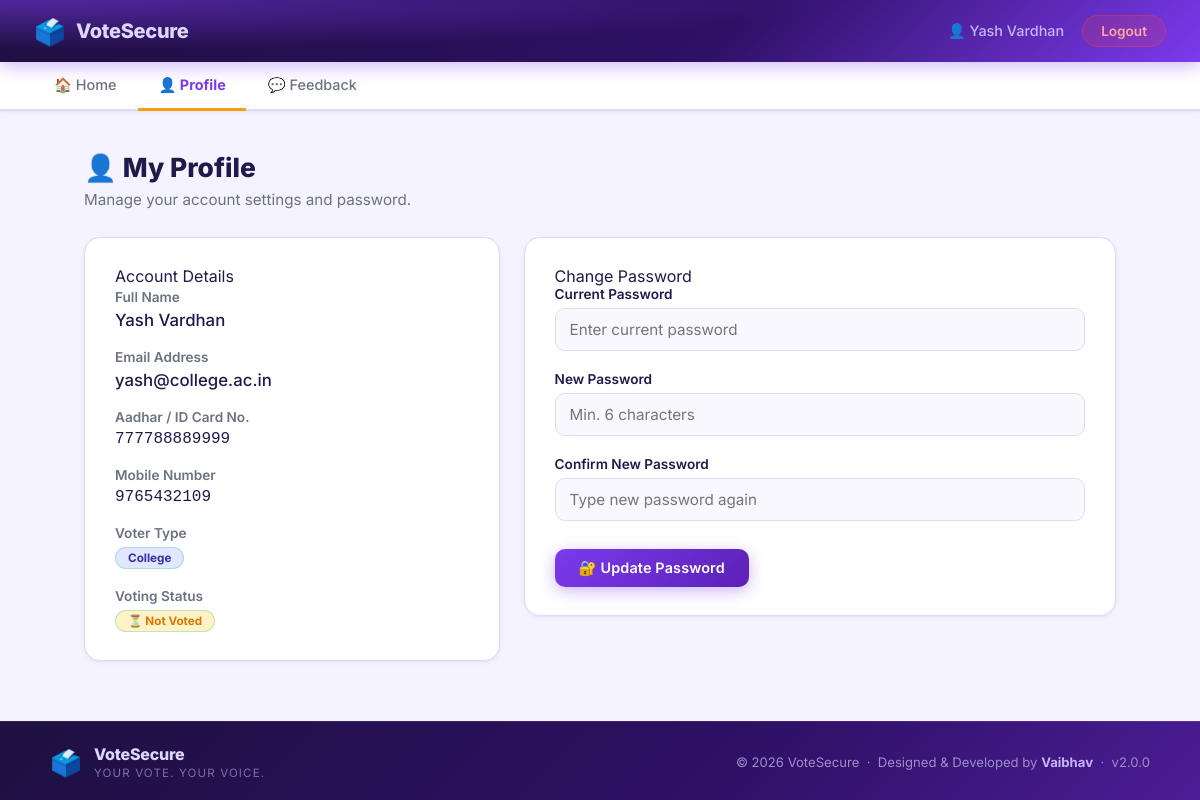
Screenshot of /voter/profile.php (signed in) with the database file from the repository.
### tables this page shows
CREATE TABLE `users` (
  `id` int(11) NOT NULL,
  `name` varchar(100) DEFAULT NULL,
  `email` varchar(100) DEFAULT NULL,
  `password` varchar(255) DEFAULT NULL,
  `election_card` varchar(20) DEFAULT NULL,
  `mobile` varchar(15) DEFAULT NULL,
  `has_voted` tinyint(4) DEFAULT 0,
  `created_at` timestamp NOT NULL DEFAULT current_timestamp(),
  `type` varchar(50) NOT NULL DEFAULT 'College'
);

### voter/profile.php (the view, shortened to what this page needs)
<?php
include("../config/database.php");
include("includes/header.php");
$uid = (int)$_SESSION['user'];
$stmt = $conn->prepare("SELECT name, email, type, created_at, has_voted, election_card, mobile FROM users WHERE id = ?");
$stmt->bind_param("i", $uid);
$stmt->execute();
$me = $stmt->get_result()->fetch_assoc();
?>
<h1 class="page-title">👤 My Profile</h1>
<p class="page-subtitle">Manage your account settings and password.</p>
<div style="display:flex; gap: 24px; flex-wrap: wrap; align-items: flex-start;">
    <div class="card" style="flex: 1; min-width: 300px;">
        <div class="card-title">Account Details</div>
        <div style="margin-bottom: 16px;">
            <label style="font-size:.85rem; font-weight:600; color:var(--text-muted);">Full Name</label>
            <div style="font-size: 1.05rem; font-weight: 500; color:var(--text-main); margin-top: 4px;"><?php echo htmlspecialchars($me['name']); ?></div>
        </div>
        <div style="margin-bottom: 16px;">
            <label style="font-size:.85rem; font-weight:600; color:var(--text-muted);">Email Address</label>
            <div style="font-size: 1.05rem; font-weight: 500; color:var(--text-main); margin-top: 4px;"><?php echo htmlspecialchars($me['email']); ?></div>
        </div>
        <div style="margin-bottom: 16px;">
            <label style="font-size:.85rem; font-weight:600; color:var(--text-muted);">Aadhar / ID Card No.</label>
            <div style="font-size: 1rem; font-weight: 500; color:var(--text-main); margin-top: 4px; font-family:monospace;">
                <?php echo $me['election_card'] ? htmlspecialchars($me['election_card']) : '<span style="color:#9ca3af;font-family:inherit;">Not provided</span>'; ?>
            </div>
        </div>
        <div style="margin-bottom: 16px;">
            <label style="font-size:.85rem; font-weight:600; color:var(--text-muted);">Mobile Number</label>
            <div style="font-size: 1rem; font-weight: 500; color:var(--text-main); margin-top: 4px; font-family:monospace;">
                <?php echo $me['mobile'] ? htmlspecialchars($me['mobile']) : '<span style="color:#9ca3af;font-family:inherit;">Not provided</span>'; ?>
            </div>
        </div>
        <div style="margin-bottom: 16px;">
            <label style="font-size:.85rem; font-weight:600; color:var(--text-muted);">Voter Type</label>
            <div style="margin-top: 4px;">
                <span class="badge" style="background:#e0e7ff; color:#3730a3;"><?php echo htmlspecialchars($me['type']); ?></span>
            </div>
        </div>
        <div>
            <label style="font-size:.85rem; font-weight:600; color:var(--text-muted);">Voting Status</label>
            <div style="margin-top: 4px;">
                <?php if($me['has_voted']): ?>
                    <span class="badge" style="background:#dcfce7; color:#16a34a;">✅ Voted</span>
                <?php else: ?>
                    <span class="badge" style="background:#fef3c7; color:#d97706;">⏳ Not Voted</span>
                <?php endif; ?>
            </div>
        </div>
    </div>
    <div class="card" style="flex: 1.5; min-width: 300px;">
        <div class="card-title">Change Password</div>
        <form method="POST">
            <div class="form-group">
                <label>Current Password</label>
                <input type="password" name="current_password" required placeholder="Enter current password">
            </div>
            <div class="form-grid">
                <div class="form-group">
                    <label>New Password</label>
                    <input type="password" name="new_password" required placeholder="Min. 6 characters">
                </div>
                <div class="form-group">
                    <label>Confirm New Password</label>
                    <input type="password" name="confirm_password" required placeholder="Type new password again">
                </div>
            </div>
            <button type="submit" name="update_password" class="btn btn-primary" style="margin-top: 8px;">
                🔐 Update Password
            </button>
        </form>
    </div>
</div>
<?php include("includes/footer.php"); ?>

### voter/includes/header.php (shortened to what this page needs)
<?php
$uid  = (int)$_SESSION['user'];
$stmt = $conn->prepare("SELECT name FROM users WHERE id = ?");
$stmt->bind_param("i", $uid);
$stmt->execute();
$result = $stmt->get_result();
$me     = $result->fetch_assoc();
$voter_name = htmlspecialchars($me['name'] ?? 'Voter');
?>
<!DOCTYPE html>
<html lang="en">
<head>
    <link rel="stylesheet" href="../assets/css/voter.css">
</head>
<body>
<header class="top-header">
    <div class="brand">
        <span class="brand-icon">🗳️</span>
        <span class="brand-name">VoteSecure</span>
    </div>
    <div class="header-right">
        <span class="welcome-text">👤 <?php echo $voter_name; ?></span>
        <a href="logout.php" class="logout-btn">Logout</a>
    </div>
</header>
<nav class="navbar">
    <a href="dashboard.php" class="nav-link <?php echo (basename($_SERVER['PHP_SELF'])=='dashboard.php')?'active':''; ?>">🏠 Home</a>
    <a href="profile.php"   class="nav-link <?php echo (basename($_SERVER['PHP_SELF'])=='profile.php') ?'active':''; ?>">👤 Profile</a>
    <a href="feedback.php"  class="nav-link <?php echo (basename($_SERVER['PHP_SELF'])=='feedback.php') ?'active':''; ?>">💬 Feedback</a>
</nav>
<main class="main-content">

### assets/css/voter.css (style rules this page uses)
:root { --primary: #7c3aed; --primary-dark: #6d28d9; --primary-deeper: #5b21b6; --primary-light: #ede9fe; --primary-glow: rgba(124,58,237,.22); --accent: #f59e0b; --accent-dark: #d97706; --accent-light: #fef3c7; --success: #10b981; --success-dark: #059669; --danger: #ef4444; --danger-dark: #dc2626; --warning: #f59e0b; --text-main: #1e1b4b; --text-muted: #6b7280; --bg-page: #f5f3ff; --bg-card: #ffffff; --border: #e0d9f7; --radius-sm: 10px; --radius-md: 16px; --radius-lg: 22px; --shadow-sm: 0 1px 4px rgba(124,58,237,.08), 0 1px 2px rgba(124,58,237,.05); --shadow-md: 0 4px 18px rgba(124,58,237,.13); --shadow-lg: 0 14px 50px rgba(124,58,237,.18); --transition: 0.22s ease; }
*, *::before, *::after { box-sizing: border-box; margin: 0; padding: 0; }
body { font-family: 'Inter', Arial, sans-serif; background: var(--bg-page); color: var(--text-main); min-height: 100vh; display: flex; flex-direction: column; }
a { color: var(--primary); text-decoration: none; }
.top-header { background: radial-gradient(ellipse 70% 80% at 0% 0%, rgba(124,58,237,.55), transparent), linear-gradient(135deg, #1e1040 0%, #2e1065 60%, #7c3aed 100%); color: #fff; padding: 15px 34px; display: flex; align-items: center; justify-content: space-between; box-shadow: 0 3px 18px rgba(124,58,237,.4); position: sticky; top: 0; z-index: 100; }
.brand { display: flex; align-items: center; gap: 10px; }
.brand-icon { font-size: 1.6rem; }
.brand-name { font-size: 1.25rem; font-weight: 800; letter-spacing: -.3px; color: #ddd6fe; }
.header-right { display: flex; align-items: center; gap: 18px; }
.welcome-text { font-size: .9rem; color: #c4b5fd; font-weight: 500; }
.logout-btn { background: rgba(239,68,68,.18); color: #fca5a5; border: 1px solid rgba(239,68,68,.35); padding: 7px 18px; border-radius: 50px; font-size: .85rem; font-weight: 600; transition: background var(--transition), color var(--transition); text-decoration: none; }
.navbar { background: #fff; border-bottom: 2px solid var(--border); padding: 0 34px; display: flex; gap: 2px; box-shadow: var(--shadow-sm); }
.nav-link { display: inline-block; padding: 14px 20px; font-size: .9rem; font-weight: 500; color: var(--text-muted); text-decoration: none; border-bottom: 3px solid transparent; transition: color var(--transition), border-color var(--transition); margin-bottom: -2px; }
.nav-link.active { color: var(--primary); border-bottom-color: var(--accent); font-weight: 700; }
.main-content { flex: 1; padding: 40px 34px; max-width: 1100px; width: 100%; margin: 0 auto; }
.page-title { font-size: 1.65rem; font-weight: 800; color: var(--text-main); margin-bottom: 6px; }
.page-subtitle { font-size: .95rem; color: var(--text-muted); margin-bottom: 28px; }
.card { background: var(--bg-card); border: 1px solid var(--border); border-radius: var(--radius-md); padding: 28px 30px; box-shadow: var(--shadow-sm); margin-bottom: 20px; transition: box-shadow var(--transition), transform var(--transition); }
.badge { display: inline-block; padding: 3px 12px; border-radius: 50px; font-size: .73rem; font-weight: 700; background: #d1fae5; color: #065f46; width: fit-content; border: 1px solid rgba(16,185,129,.25); }
.btn { display: inline-block; padding: 10px 24px; border-radius: var(--radius-sm); font-size: .9rem; font-weight: 600; cursor: pointer; border: none; text-decoration: none; transition: background var(--transition), transform var(--transition), box-shadow var(--transition); font-family: inherit; letter-spacing: .01em; }
.btn-primary { background: linear-gradient(135deg, var(--primary), var(--primary-deeper)); color: #fff; box-shadow: 0 4px 16px rgba(124,58,237,.38); }
.form-group { margin-bottom: 20px; }
.form-group label { display: block; font-size: .85rem; font-weight: 600; color: var(--text-main); margin-bottom: 6px; }
.form-group input, .form-group textarea, .form-group select { width: 100%; padding: 11px 14px; border: 1.5px solid var(--border); border-radius: var(--radius-sm); font-size: .95rem; font-family: inherit; color: var(--text-main); background: #faf8ff; transition: border-color var(--transition), box-shadow var(--transition); outline: none; }

### rows the page displays
users: name "Yash Vardhan", email "yash@college.ac.in", election_card "777788889999", mobile "9765432109", type "College"
